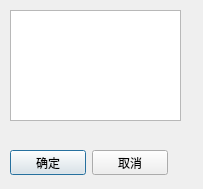
<?xml version="1.0" encoding="UTF-8"?>
<ui version="4.0">
 <class>Dialog</class>
 <widget class="QDialog" name="Dialog">
  <property name="geometry">
   <rect>
    <x>0</x>
    <y>0</y>
    <width>203</width>
    <height>189</height>
   </rect>
  </property>
  <property name="windowTitle">
   <string>Dialog</string>
  </property>
  <widget class="QTextEdit" name="textEdit">
   <property name="geometry">
    <rect>
     <x>10</x>
     <y>10</y>
     <width>171</width>
     <height>111</height>
    </rect>
   </property>
  </widget>
  <widget class="QWidget" name="">
   <property name="geometry">
    <rect>
     <x>10</x>
     <y>150</y>
     <width>158</width>
     <height>25</height>
    </rect>
   </property>
   <layout class="QHBoxLayout" name="horizontalLayout">
    <item>
     <widget class="QPushButton" name="pushButton">
      <property name="text">
       <string>确定</string>
      </property>
     </widget>
    </item>
    <item>
     <widget class="QPushButton" name="pushButton_2">
      <property name="text">
       <string>取消</string>
      </property>
     </widget>
    </item>
   </layout>
  </widget>
 </widget>
 <resources/>
 <connections/>
</ui>
